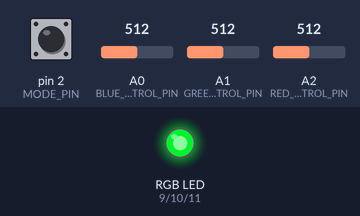
Recording of a sketch running on a simulated Arduino Nano, built with avr-gcc and run on an emulated ATmega328P. Shown: an RGB LED mixed from three pins (HIGH = lit). The inputs (shaded band) are chosen by the test bench; at power-on: pin 2 (MODE_PIN) HIGH, A2 (RED_CONTROL_PIN) = 512, A0 (BLUE_CONTROL_PIN) = 512, A1 (GREEN_CONTROL_PIN) = 512. Dim RGB values are drawn brighter than linear; what the sketch prints to the serial monitor is not drawn.

Above: at 1.2 s.
1.3 s: pin 2 (MODE_PIN) pulled LOW for 3.2 s
At 2.4 s:
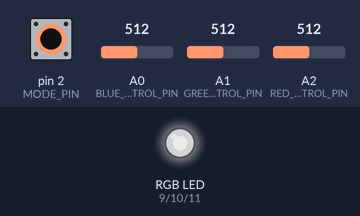
6.6 s: A2 (RED_CONTROL_PIN) set to 306
At 6.78 s:
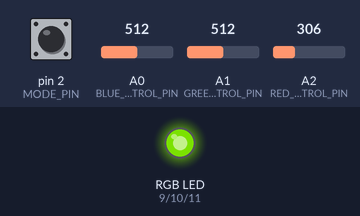
9.6 s: A0 (BLUE_CONTROL_PIN) set to 0
At 9.81 s:
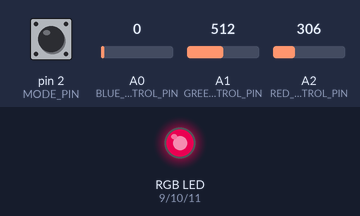
12.6 s: pin 2 (MODE_PIN) pulled LOW for 1 s
15.6 s: pin 2 (MODE_PIN) pulled LOW for 0.15 s
Timing chart, 0 to 19.7 s (numbered marks = the images above; inputs shaded):
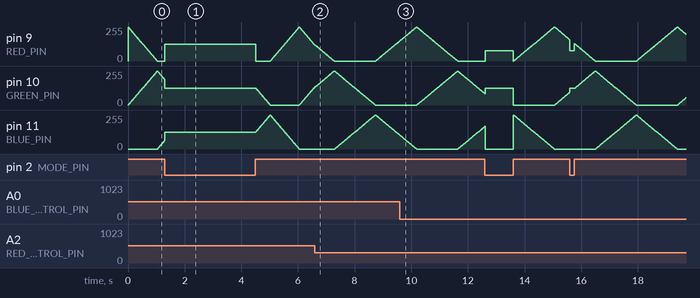

The sketch:

StarLight.ino
```cpp
/*
  Ночник-звезда.

  Программа управления работой RGB-светильника.
  Подразумевается "ручное" управление потенциометрами по 3-м каналам
  либо автоматическое управление по заданному алгоритму.

  Контроллер - Arduino Nano

*/

const bool DEBUG = true;


#include "colors.h"

const byte RED_CONTROL_PIN   = A2;
const byte GREEN_CONTROL_PIN = A1;
const byte BLUE_CONTROL_PIN  = A0;
const byte MODE_PIN          = 2;

const bool AUTO   = true;
const bool MANUAL = false;

const byte RED_PIN   = 9;
const byte GREEN_PIN = 10;
const byte BLUE_PIN  = 11;

const byte COLORS_COUNT = 6;

int redRaw;
int greenRaw;
int blueRaw;

byte redValue;
byte greenValue;
byte blueValue;

bool mode;

unsigned long lastControl = 0;

int colorNum = 0;
int nextColorNum = 1;

int moment;


void setup() {
  pinMode(RED_PIN,   OUTPUT);
  pinMode(GREEN_PIN, OUTPUT);
  pinMode(BLUE_PIN,  OUTPUT);
  pinMode(MODE_PIN,  INPUT_PULLUP);

  if (DEBUG) {
    Serial.begin(115200);
    Serial.println("Start program");
    Serial.println();
  }
}


void loop() {
  redRaw   = analogRead(RED_CONTROL_PIN);
  greenRaw = analogRead(GREEN_CONTROL_PIN);
  blueRaw  = analogRead(BLUE_CONTROL_PIN);
  mode     = digitalRead(MODE_PIN);

  if (mode == MANUAL) {
    redValue   = map(redRaw,   0, 1023, 0, 255);
    greenValue = map(greenRaw, 0, 1023, 0, 255);
    blueValue  = map(blueRaw,  0, 1023, 0, 255);
    if (redValue==0 and greenValue==0 and blueValue==0) {
      redValue   = 1;
      greenValue = 1;
      blueValue  = 1;
    }

  } else {
    redRaw = 1023 - redRaw;
    if (millis() - lastControl > redRaw) {
      if (greenRaw < 512) {
        colorNum--;
        nextColorNum = colorNum - 1;
      } else {
        colorNum++;
        nextColorNum = colorNum + 1;
      }
      if (colorNum >= COLORS_COUNT) {
        colorNum = 0;
        nextColorNum = 1;
      }
      if (colorNum < 0) {
        colorNum = COLORS_COUNT - 1;
        nextColorNum = COLORS_COUNT - 2;
      }
      if (nextColorNum >= COLORS_COUNT) nextColorNum = 0;
      if (nextColorNum < 0) nextColorNum = COLORS_COUNT - 1;
      lastControl = millis();
    }

    moment = (millis() - lastControl);
    redValue   = map(moment, 0, redRaw, COLORS[colorNum][0], COLORS[nextColorNum][0]);
    greenValue = map(moment, 0, redRaw, COLORS[colorNum][1], COLORS[nextColorNum][1]);
    blueValue =  map(moment, 0, redRaw, COLORS[colorNum][2], COLORS[nextColorNum][2]);
  }

  analogWrite(RED_PIN,   redValue);
  analogWrite(GREEN_PIN, greenValue);
  analogWrite(BLUE_PIN,  blueValue);

  if (DEBUG) {
    Serial.print("Red: ");   Serial.print(redRaw);   Serial.print('/'); Serial.print(redValue);   Serial.print('\t');
    Serial.print("Green: "); Serial.print(greenRaw); Serial.print('/'); Serial.print(greenValue); Serial.print('\t');
    Serial.print("Blue: ");  Serial.print(blueRaw);  Serial.print('/'); Serial.print(blueValue);  Serial.print('\t');
    Serial.print("Mode: ");  Serial.print(mode);     Serial.print('\t');
    Serial.print("Moment: "); Serial.print(moment); Serial.print('\t');
    Serial.print("Color num: "); Serial.print(colorNum); Serial.print("\t("); Serial.print(COLORS[colorNum][0]); Serial.print(","); Serial.print(COLORS[colorNum][1]); Serial.print(","); Serial.print(COLORS[colorNum][2]); Serial.print(")\t");
    Serial.print("Next color num: "); Serial.print(nextColorNum); Serial.print("\t("); Serial.print(COLORS[nextColorNum][0]); Serial.print(","); Serial.print(COLORS[nextColorNum][1]); Serial.print(","); Serial.print(COLORS[nextColorNum][2]); Serial.print(")\t");
    Serial.println();
  }
}
```

colors.h
```cpp
const byte COLORS[6][3] = {
  {255,   0,   0},
  {127, 127,   0},
  {  0, 255,   0},
  {  0, 127, 127},
  {  0,   0, 255},
  {127,   0, 127}
};
/*const byte COLORS[24][3] = {
  {230,   0,  18},
  {235,  97,   0},
  {243, 152,   0},
  {252, 200,   0},
  {255, 251,   0},
  {207,   0, 219},
  {143, 195,  31},
  { 34, 172,  56},
  {  0, 153,  68},
  {  0, 155, 107},
  {  0, 158, 150},
  {  0, 160, 193},
  {  0, 160, 233},
  {  0, 134, 209},
  {  0, 104, 183},
  {  0,  71, 157},
  { 29,  32, 136},
  { 96,  25, 134},
  {146,   7, 131},
  {190,   0, 129},
  {228,   0, 127},
  {229,   0, 106},
  {229,   0,  79},
  {230,   0,  51}
};*/
```

Measured:
- by itself, pin 11 (BLUE_PIN): rises from 64/255 to 255/255 in 3.7 s, then falls to 0/255 in 1.0 s
